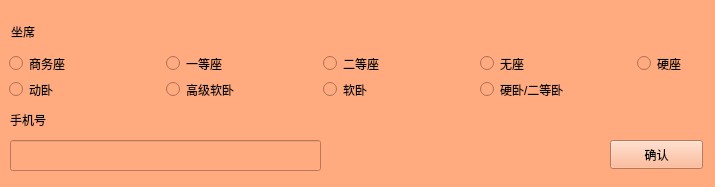
<?xml version="1.0" encoding="UTF-8"?>
<ui version="4.0">
 <class>Form</class>
 <widget class="QWidget" name="Form">
  <property name="geometry">
   <rect>
    <x>0</x>
    <y>0</y>
    <width>715</width>
    <height>187</height>
   </rect>
  </property>
  <property name="minimumSize">
   <size>
    <width>0</width>
    <height>0</height>
   </size>
  </property>
  <property name="windowTitle">
   <string>Form</string>
  </property>
  <property name="styleSheet">
   <string notr="true">background-color: rgb(255, 170, 127);</string>
  </property>
  <widget class="QPushButton" name="pushButton">
   <property name="geometry">
    <rect>
     <x>610</x>
     <y>140</y>
     <width>93</width>
     <height>29</height>
    </rect>
   </property>
   <property name="styleSheet">
    <string notr="true">font: 12pt &quot;黑体&quot;;</string>
   </property>
   <property name="text">
    <string>确认</string>
   </property>
  </widget>
  <widget class="QLabel" name="label">
   <property name="geometry">
    <rect>
     <x>11</x>
     <y>11</y>
     <width>71</width>
     <height>41</height>
    </rect>
   </property>
   <property name="styleSheet">
    <string notr="true">font: 12pt &quot;黑体&quot;;</string>
   </property>
   <property name="text">
    <string>坐席</string>
   </property>
  </widget>
  <widget class="QRadioButton" name="radioButton_3">
   <property name="geometry">
    <rect>
     <x>323</x>
     <y>54</y>
     <width>72</width>
     <height>19</height>
    </rect>
   </property>
   <property name="text">
    <string>二等座</string>
   </property>
   <property name="val" stdset="0">
    <string>O</string>
   </property>
   <attribute name="buttonGroup">
    <string notr="true">buttonGroup</string>
   </attribute>
  </widget>
  <widget class="QRadioButton" name="radioButton_4">
   <property name="geometry">
    <rect>
     <x>166</x>
     <y>54</y>
     <width>72</width>
     <height>19</height>
    </rect>
   </property>
   <property name="text">
    <string>一等座</string>
   </property>
   <property name="val" stdset="0">
    <string>M</string>
   </property>
   <attribute name="buttonGroup">
    <string notr="true">buttonGroup</string>
   </attribute>
  </widget>
  <widget class="QRadioButton" name="radioButton_5">
   <property name="geometry">
    <rect>
     <x>9</x>
     <y>54</y>
     <width>72</width>
     <height>19</height>
    </rect>
   </property>
   <property name="text">
    <string>商务座</string>
   </property>
   <property name="val" stdset="0">
    <string>9</string>
   </property>
   <attribute name="buttonGroup">
    <string notr="true">buttonGroup</string>
   </attribute>
  </widget>
  <widget class="QRadioButton" name="radioButton_6">
   <property name="geometry">
    <rect>
     <x>480</x>
     <y>54</y>
     <width>57</width>
     <height>19</height>
    </rect>
   </property>
   <property name="text">
    <string>无座</string>
   </property>
   <property name="val" stdset="0">
    <string>WZ</string>
   </property>
   <attribute name="buttonGroup">
    <string notr="true">buttonGroup</string>
   </attribute>
  </widget>
  <widget class="QRadioButton" name="radioButton_7">
   <property name="geometry">
    <rect>
     <x>323</x>
     <y>80</y>
     <width>57</width>
     <height>19</height>
    </rect>
   </property>
   <property name="text">
    <string>软卧</string>
   </property>
   <property name="val" stdset="0">
    <string>4</string>
   </property>
   <attribute name="buttonGroup">
    <string notr="true">buttonGroup</string>
   </attribute>
  </widget>
  <widget class="QRadioButton" name="radioButton_8">
   <property name="geometry">
    <rect>
     <x>480</x>
     <y>80</y>
     <width>110</width>
     <height>19</height>
    </rect>
   </property>
   <property name="text">
    <string>硬卧/二等卧</string>
   </property>
   <property name="val" stdset="0">
    <string>3</string>
   </property>
   <attribute name="buttonGroup">
    <string notr="true">buttonGroup</string>
   </attribute>
  </widget>
  <widget class="QRadioButton" name="radioButton_9">
   <property name="geometry">
    <rect>
     <x>166</x>
     <y>80</y>
     <width>87</width>
     <height>19</height>
    </rect>
   </property>
   <property name="text">
    <string>高级软卧</string>
   </property>
   <property name="val" stdset="0">
    <string>6</string>
   </property>
   <attribute name="buttonGroup">
    <string notr="true">buttonGroup</string>
   </attribute>
  </widget>
  <widget class="QRadioButton" name="radioButton_10">
   <property name="geometry">
    <rect>
     <x>9</x>
     <y>80</y>
     <width>57</width>
     <height>19</height>
    </rect>
   </property>
   <property name="text">
    <string>动卧</string>
   </property>
   <property name="val" stdset="0">
    <string>F</string>
   </property>
   <attribute name="buttonGroup">
    <string notr="true">buttonGroup</string>
   </attribute>
  </widget>
  <widget class="QRadioButton" name="radioButton_11">
   <property name="geometry">
    <rect>
     <x>637</x>
     <y>54</y>
     <width>57</width>
     <height>19</height>
    </rect>
   </property>
   <property name="text">
    <string>硬座</string>
   </property>
   <property name="val" stdset="0">
    <string>1</string>
   </property>
   <attribute name="buttonGroup">
    <string notr="true">buttonGroup</string>
   </attribute>
  </widget>
  <widget class="QLabel" name="label_2">
   <property name="geometry">
    <rect>
     <x>10</x>
     <y>110</y>
     <width>60</width>
     <height>20</height>
    </rect>
   </property>
   <property name="styleSheet">
    <string notr="true">font: 12pt &quot;黑体&quot;;</string>
   </property>
   <property name="text">
    <string>手机号</string>
   </property>
  </widget>
  <widget class="QLineEdit" name="phone_num_le">
   <property name="geometry">
    <rect>
     <x>10</x>
     <y>140</y>
     <width>311</width>
     <height>31</height>
    </rect>
   </property>
  </widget>
 </widget>
 <resources/>
 <connections>
  <connection>
   <sender>pushButton</sender>
   <signal>clicked()</signal>
   <receiver>Form</receiver>
   <slot>confirm()</slot>
   <hints>
    <hint type="sourcelabel">
     <x>729</x>
     <y>59</y>
    </hint>
    <hint type="destinationlabel">
     <x>761</x>
     <y>141</y>
    </hint>
   </hints>
  </connection>
 </connections>
 <slots>
  <slot>confirm()</slot>
 </slots>
 <buttongroups>
  <buttongroup name="buttonGroup"/>
 </buttongroups>
</ui>
